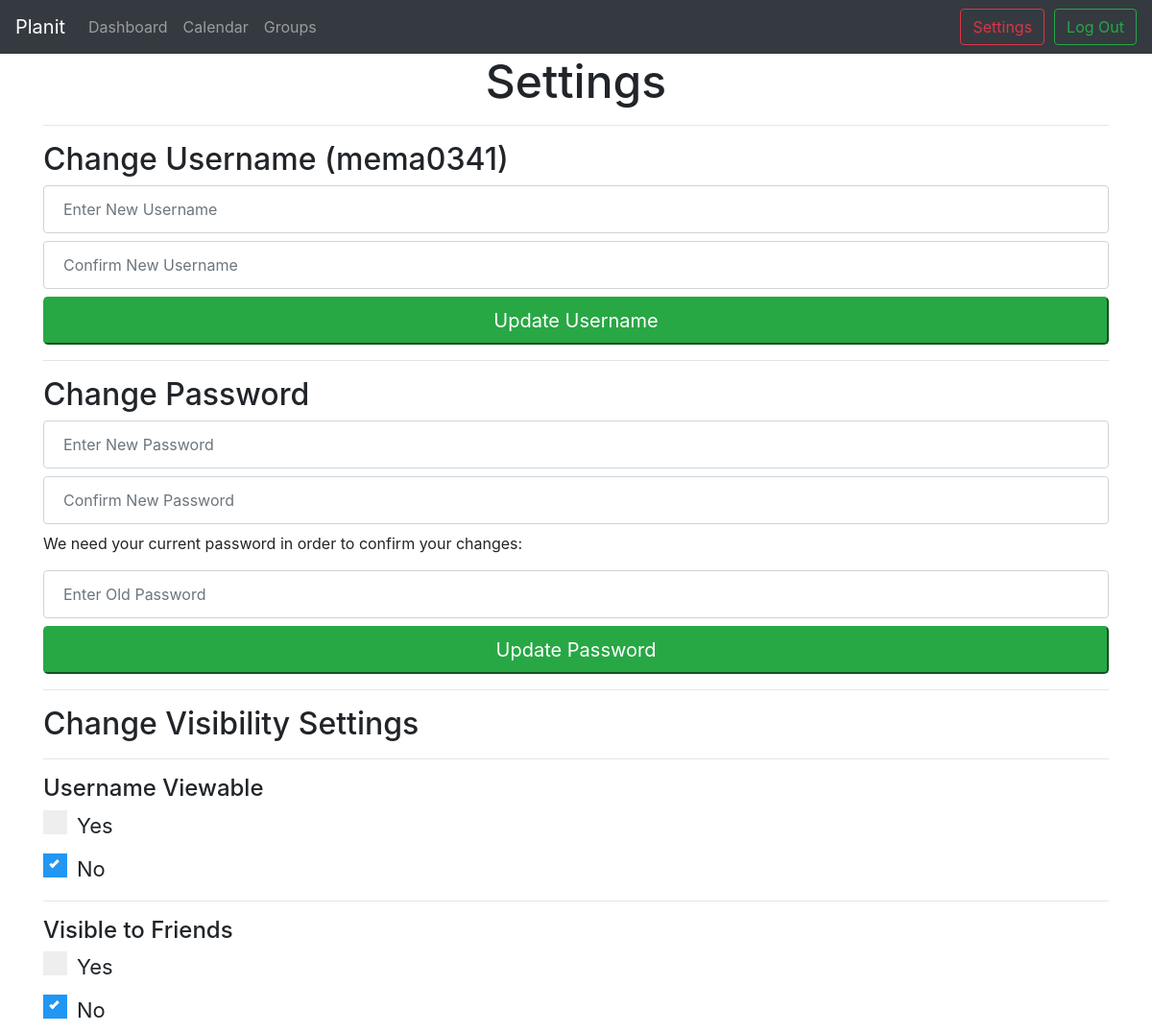
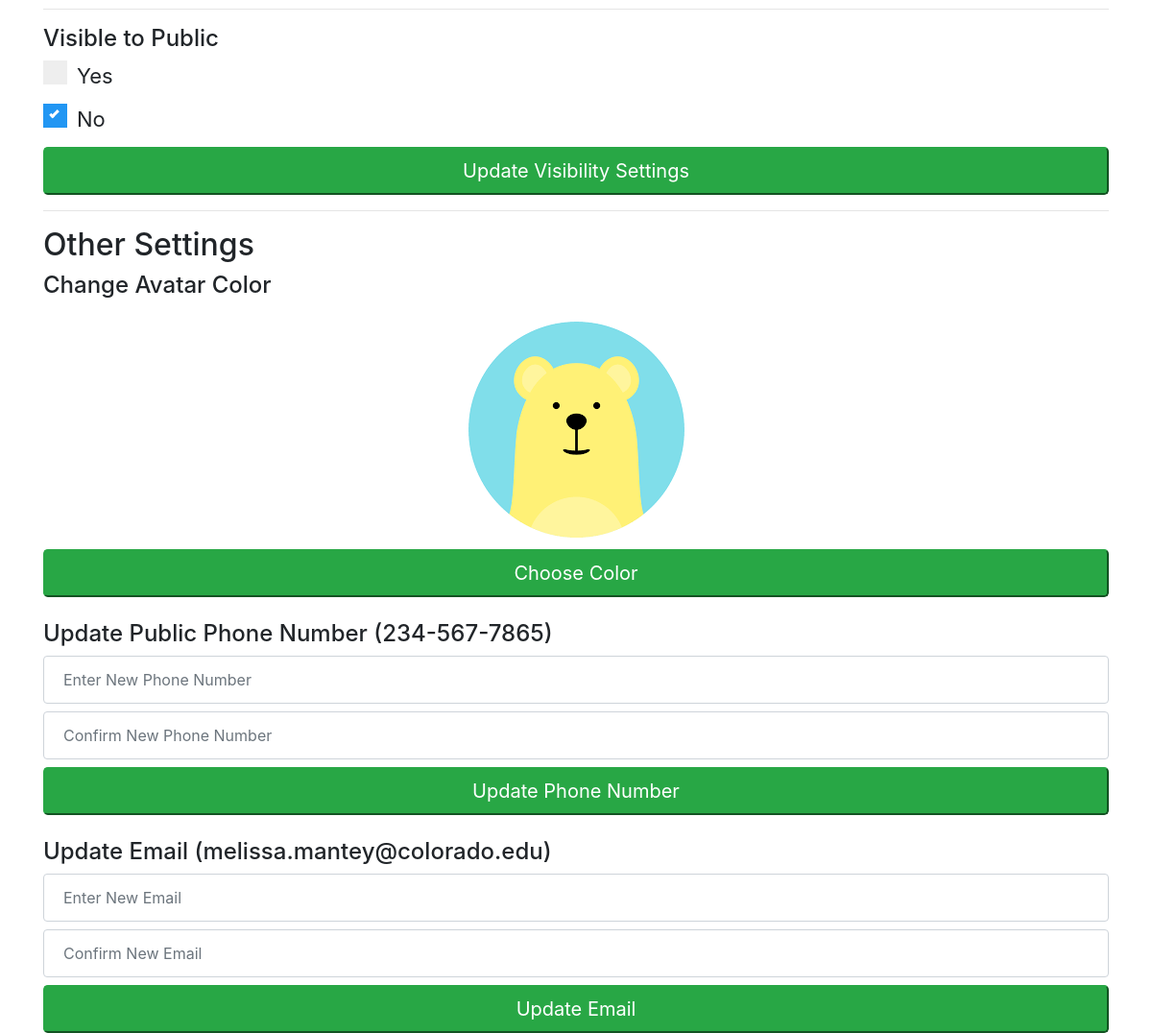
/content/settings.php (signed in), run on the app's committed database (2 pictures, top to bottom).
### tables this page shows
create table if not exists `users` (
	`username` char(40) primary key,
	`first_name` varchar(40) not null,
	`last_name` varchar(40) not null,
	`phone_number` varchar(40),
	`email` varchar(40) not null,
	`hashed_password` varchar(40) not null,
	`cryptosalt` varchar(40) not null,
	`description` varchar(140)
);

### content/settings.php (the view, shortened to what this page needs)
<!DOCTYPE html>
<html>
    <head>
        <link rel="stylesheet" type="text/css" href="../css/settings.css">
        <?php
            include('../templates/headercontent.php')
        ?>
    </head>
    <body>
        <?php
            include('../templates/navbar.php');
            $connection = mysqli_connect('localhost', 'root', 'password', 'planit');
            $query = "SELECT phone_number FROM users WHERE username = '{$_SESSION['login_user']}'";
            $result = mysqli_query($connection,$query);
            $phone = mysqli_fetch_row($result);
            $query = "SELECT email FROM users WHERE username = '{$_SESSION['login_user']}'";
            $result = mysqli_query($connection,$query);
            $email = mysqli_fetch_row($result);
            $query = "SELECT friend_visible FROM user_settings WHERE username = '{$_SESSION['login_user']}'";
            $result = mysqli_query($connection,$query);
            $friend = mysqli_fetch_row($result);
            $query = "SELECT public_visible FROM user_settings WHERE username = '{$_SESSION['login_user']}'";
            $result = mysqli_query($connection,$query);
            $public = mysqli_fetch_row($result);
            $query = "SELECT username_viewable FROM user_settings WHERE username = '{$_SESSION['login_user']}'";
            $result = mysqli_query($connection,$query);
            $user = mysqli_fetch_row($result);
        ?>
        <div class="container">
            <h1 class="text-center">
                <font size="7" id = "c1">Settings</font>
            </h1>
            <hr>
            <div class="row">
                <div id="change_everything" class="col-md-12">
                    <?php
                        echo "<h2 >Change Username (";
                        echo $_SESSION['login_user'];
                        echo ")</h2>";
                    ?>
                    <form action="../php/settingsHandlers/settingsHandlerUsername.php" method="post">
                        <input type="text" class="form-control" placeholder="Enter New Username" name="newusername1">
                        <input type="text" class="form-control" placeholder="Confirm New Username" name="newusername2">
                        <button class="btn-success btn-lg btn-block" type="submit" data-toggle="modal" data-target="#colorModal" >Update Username</button>
                    </form>
                    <hr>
                    <h2 id="c2">Change Password</h2>
                    <form action="../php/settingsHandlers/settingsHandlerPassword.php" method="post">
                        <input type="password" class="form-control" placeholder="Enter New Password" name="newpassword1">
                        <input type="password" class="form-control" placeholder="Confirm New Password" name="newpassword2">
                        <label>We need your current password in order to confirm your changes:</label>
                        <input type="password" class="form-control" placeholder="Enter Old Password" name="oldpassword">
                        <button class="btn-success btn-lg btn-block" type="submit">Update Password</button>
                    </form>
                    <hr>
                    <h2 id="c3">Change Visibility Settings</h2>
                    <hr>
                    <h4>Username Viewable</h4>
                    <form action="../php/settingsHandlers/settingsHandlerVisibility.php" method="post">
                        <?php
                            if($user[0]==TRUE){
                                echo "<label class=\"check_container\" value=\"0\">Yes";
                                echo "<input type=\"radio\" name=\"username_visible\" checked=\"checked\" value=\"1\">";
                                echo "<span class=\"checkmark\"></span>";
                                echo "</label>";
                                echo "<label class=\"check_container\" value=\"0\">No";
                                echo "<input type=\"radio\" name=\"username_visible\" value=\"0\">";
                                echo "<span class=\"checkmark\"></span>";
                                echo "</label>";
                            }else{
                                echo "<label class=\"check_container\" value=\"0\">Yes";
                                echo "<span class=\"checkmark\"></span>";
                                echo "</label>";
                                echo "<label class=\"check_container\" value=\"0\">No";
                                echo "<span class=\"checkmark\"></span>";
                                echo "</label>";
                            }
                        ?>
                        <hr>
                        <h4>Visible to Friends</h4>
                        <?php
                            if($friend[0]==TRUE){
                                echo "<label class=\"check_container\" value=\"0\">Yes";
                                echo "<input type=\"radio\" name=\"friend_visible\" checked=\"checked\" value=\"1\">";
                                echo "<span class=\"checkmark\"></span>";
                                echo "</label>";
                                echo "<label class=\"check_container\" value=\"0\">No";
                                echo "<input type=\"radio\" name=\"friend_visible\" value=\"0\">";
                                echo "<span class=\"checkmark\"></span>";
                                echo "</label>";
                            }else{
                                echo "<label class=\"check_container\" value=\"0\">Yes";
                                echo "<span class=\"checkmark\"></span>";
                                echo "</label>";
                                echo "<label class=\"check_container\" value=\"0\">No";
                                echo "<span class=\"checkmark\"></span>";
                                echo "</label>";
                            }
                        ?>
                        <hr>
                        <h4>Visible to Public</h4>
                        <?php
                            if($public[0]==TRUE){
                                echo "<label class=\"check_container\" value=\"0\">Yes";
                                echo "<input type=\"radio\" name=\"public_visible\" checked=\"checked\" value=\"1\">";
                                echo "<span class=\"checkmark\"></span>";
                                echo "</label>";
                                echo "<label class=\"check_container\" value=\"0\">No";
                                echo "<input type=\"radio\" name=\"public_visible\" value=\"0\">";
                                echo "<span class=\"checkmark\"></span>";
                                echo "</label>";
                            }else{
                                echo "<label class=\"check_container\" value=\"0\">Yes";
                                echo "<span class=\"checkmark\"></span>";
                                echo "</label>";
                                echo "<label class=\"check_container\" value=\"0\">No";
                                echo "<span class=\"checkmark\"></span>";
                                echo "</label>";
                            }
                        ?>
                        <button class="btn-success btn-lg btn-block" type="submit">Update Visibility Settings</button>
                    </form>
                    <hr>
                    <h2 id="c4">Other Settings</h2>
                    <form action="../php/settingsHandlers/settingsHandlerPhone.php" method="post">
                        <?php
                            echo "<h4>Change Avatar Color</h4>";
                            echo "<div class=\"imgcontainer\">";
                            echo "<img src=\"../assets/icons/bear_avatar.png\" alt=\"Planit\" class=\"avatar\">";
                            echo  "</div>";
                        ?>
                        <button class="btn-success btn-lg btn-block" type="button" data-toggle="modal" data-target="#colorModal">Choose Color</button>
                        <br>
                        <?php
                            echo "<h4>Update Public Phone Number (";
                            echo substr($phone[0], 0, 3).'-'.substr($phone[0], 3, 3).'-'.substr($phone[0],6);
                            echo ")</h4>";
                        ?>
                        <input type="text" class="form-control" placeholder="Enter New Phone Number" name="phone1" >
                        <input type="text" class="form-control" placeholder="Confirm New Phone Number" name="phone2" >
                        <button class="btn-success btn-lg btn-block" type="submit">Update Phone Number</button>
                    </form>
                    <br>
                    <?php
                        echo "<h4 id=\"c5\" >Update Email (";
                        echo $email[0];
                        echo ")</h4>";
                    ?>
                    <form action="../php/settingsHandlers/settingsHandlerEmail.php" method="post">
                        <input type="email" class="form-control" placeholder="Enter New Email" name="newemail1" id="email_mod">
                        <input type="email" class="form-control" placeholder="Confirm New Email" id="email_mod" name="newemail2">
                        <button class="btn-success btn-lg btn-block" type="submit" >Update Email</button>
                    </form>
                </div>
            </div>
        </div>
    </body>
</html>

### templates/headercontent.php (shortened to what this page needs)
<link href="https://maxcdn.bootstrapcdn.com/bootstrap/4.0.0-beta/css/bootstrap.min.css" rel="stylesheet">
<link href='https://cdnjs.cloudflare.com/ajax/libs/fullcalendar/3.7.0/fullcalendar.min.css' rel='stylesheet' />
<link href='https://cdnjs.cloudflare.com/ajax/libs/fullcalendar/3.7.0/fullcalendar.print.css' rel='stylesheet' media='print' />
<link href="../css/main.css" rel="stylesheet">

### templates/navbar.php (shortened to what this page needs)
<nav class="navbar navbar-expand-md navbar-dark bg-dark">
<?php
    if(isset($_SESSION["login_user"]))
    {
        echo "
            <a class=\"navbar-brand\" href=\"../content/dashboard.php\">Planit</a>
            <button class=\"navbar-toggler\" type=\"button\" data-toggle=\"collapse\" data-target=\"#navbarCollapse\" aria-controls=\"navbarCollapse\" aria-expanded=\"false\" aria-label=\"Toggle navigation\">
                <span class=\"navbar-toggler-icon\"></span>
            </button>
            <div class=\"collapse navbar-collapse\" id=\"navbarCollapse\">
                <ul class=\"navbar-nav mr-auto\">
                    <li class=\"nav-item\">
                        <a class=\"nav-link\" href=\"../content/dashboard.php\">Dashboard</a>
                    </li>
                    <li class=\"nav-item\">
                        <a class=\"nav-link\" href=\"../content/calendar.php\">Calendar</a>
                    </li>
                    <li class=\"nav-item\">
                        <a class=\"nav-link\" href=\"../content/manage_groups.php\">Groups</a>
                    </li>
                </ul>
                <form action=\"../content/settings.php\" method=\"post\">
                    <button type=\"submit\" id=\"settings_button\" class=\"btn btn-outline-danger\" style=\"margin-right:10px;\">Settings</button>
		        </form>
                <form action=\"../php/logout.php\" method=\"post\">
                    <button type=\"submit\" id=\"logout_button\" class=\"btn btn-outline-success my-2 my-sm-0\">Log Out</button>
                </form>
            </div>";
    }
?>
</nav>

### css/settings.css (style rules this page uses)
#email_mod { padding-top: 12px; padding-right: 20px; padding-bottom: 12px; padding-left: 20px; margin-top: 8px; margin-right: 0px; margin-bottom: 8px; margin-left: 0px; }
.check_container { display: block; position: relative; padding-left: 35px; margin-bottom: 12px; cursor: pointer; font-size: 22px; -webkit-user-select: none; -moz-user-select: none; -ms-user-select: none; user-select: none; }
.checkmark { position: absolute; top: 0; left: 0; height: 25px; width: 25px; background-color: #eee; }
.check_container input:checked ~ .checkmark { background-color: #2196F3; }
.checkmark:after { content: ""; position: absolute; display: none; }
.check_container input:checked ~ .checkmark:after { display: block; }
.check_container .checkmark:after { left: 9px; top: 5px; width: 5px; height: 10px; border: solid white; border-width: 0 3px 3px 0; -webkit-transform: rotate(45deg); -ms-transform: rotate(45deg); transform: rotate(45deg); }

### css/main.css (style rules this page uses)
input[type=text], input[type=password], input[type=email], input[type=time] { padding: 12px 20px; margin: 8px 0; }
.imgcontainer { text-align: center; margin: 24px 0 12px 0; }

### data on the page
users: phone_number "234", phone_number "567", phone_number "7865", email "melissa.mantey@colorado.edu"

### other printed values
$_SESSION['login_user'] "mema0341"
